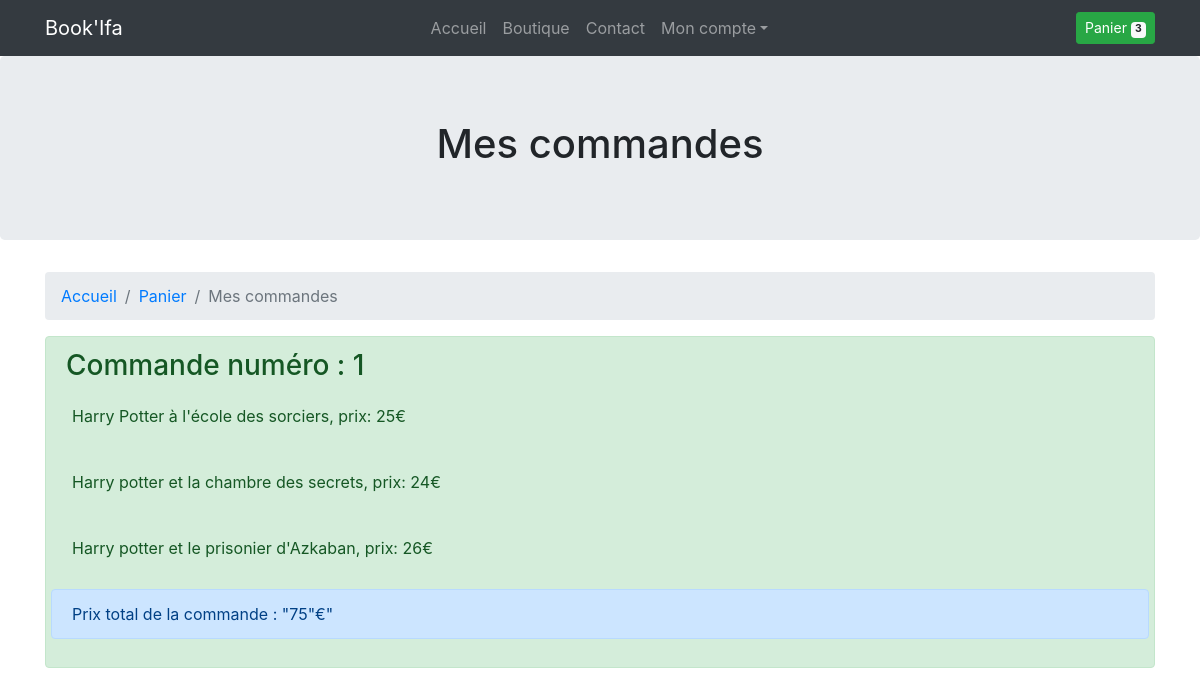
The page /pages/myOrder.php (signed in) on the database its author committed.
### tables this page shows
CREATE TABLE `orders` (
  `id` int(11) NOT NULL,
  `user_id` int(11) NOT NULL,
  `paiement` varchar(255) NOT NULL DEFAULT 'paypal',
  `address` varchar(255) NOT NULL,
  `order_date` datetime NOT NULL DEFAULT CURRENT_TIMESTAMP
);

CREATE TABLE `book_author` (
  `book_id` int(11) NOT NULL,
  `author_id` int(11) NOT NULL
);

CREATE TABLE `books` (
  `id` int(11) NOT NULL,
  `title` varchar(100) NOT NULL,
  `description` longtext NOT NULL,
  `cover` text,
  `release_date` datetime NOT NULL DEFAULT CURRENT_TIMESTAMP,
  `kind` varchar(100) NOT NULL,
  `format` varchar(60) NOT NULL DEFAULT 'Grand format',
  `cost` int(11) NOT NULL
);

### Class/Database.php (called while the page is built)
<?php
class Database
{
    private static $_instance;
    public static function getInstance() {
        $servername = "localhost";
        $username = "root";
        $password = "root";
        $dbname = "library";
        $charset = "utf8";
        if(is_null(self::$_instance)) {
            try {
                $dsn = "mysql:host=".$servername.";dbname=".$dbname.";charset=".$charset;
                self::$_instance = new PDO($dsn, $username, $password);
                self::$_instance->setAttribute(PDO::ATTR_ERRMODE, PDO::ERRMODE_EXCEPTION);
            } catch (PDOException $e) {
                echo "Connection failed: " . $e->getMessage();
            }
        }
        return self::$_instance;
    }
}

### Class/Order.php (called while the page is built, shortened)
<?php
class Order
{
    public static function getUserOrderById($user_id) {
        $stmt = Database::getInstance()->prepare("SELECT * from orders WHERE user_id = ?");
        $stmt->execute([$user_id]);
        return $stmt;
    }
    public static function displayOrderContent($order_id) {
        $stmt = Database::getInstance()->prepare("SELECT * FROM order_content WHERE order_id = ?");
        $stmt->execute([$order_id]);
        return $stmt->fetchAll();
    }
}

### Class/Book.php (called while the page is built, shortened)
<?php
class Book
{
    private $title;
    private $cost;
    public function __construct($book_id, $title, $author,  $description, $cover, $release_date, $kind, $format, $cost)
    {
        $this->title = $title;
        $this->cost = $cost;
    }
    public function getTitle()
    {
        return $this->title;
    }
    public function getCost()
    {
        return $this->cost;
    }
    public static function getInfoBookByID($id) {
        $db = Database::getInstance();
        $stmt = $db->query("
SELECT *, books.id as book_id, name as author_name
FROM books
INNER JOIN book_author
ON book_author.book_id = books.id
INNER JOIN authors
ON book_author.author_id = authors.id
WHERE books.id = $id");
        $book = $stmt->fetch();
        $res = new Book(
                $book["book_id"],
                $book["title"],
                $book["author_name"],
                $book["description"],
                $book["cover"],
                $book["release_date"],
                $book["kind"],
                $book["format"],
                $book["cost"]
            );
        return $res;
    }
}

### pages/myOrder.php (the view, shortened to what this page needs)
<?php
require '../Class/Order.php';
$book = [];
$order_id = Order::getUserOrderById($_SESSION["user_id"]);
$order_id = $order_id->fetch();
if($order_id) {
    $orderContent = Order::displayOrderContent($order_id["id"]);
    foreach ($orderContent as $item) {
        $infoBook = Book::getInfoBookByID($item["book_id"]);
        array_push($book, $infoBook);
    }
}
?>
<section class="jumbotron text-center">
    <div class="container">
        <h1 class="jumbotron-heading">Mes commandes</h1>
    </div>
</section>
<div class="container">
    <div class="row">
        <div class="col">
            <nav aria-label="breadcrumb">
                <ol class="breadcrumb">
                    <li class="breadcrumb-item"><a href="index.php">Accueil</a></li>
                    <li class="breadcrumb-item"><a href="cart_content.php">Panier</a></li>
                    <li class="breadcrumb-item active" aria-current="page">Mes commandes</li>
                </ol>
            </nav>
        </div>
    </div>
</div>
<div class="container mn-5">
    <div class="alert alert-success" role="alert">
        <h3 class="alert-heading">Commande numéro : <?=  $order_id["id"] ?></h3>
        <?php
        $count = 0;
        for($i=0; $i<count($book); $i++){ ?>
            <div class='row alert'>
                <?= $book[$i]->getTitle() . ", prix: ". $book[$i]->getCost() ."€" ?>
            </div>
            <?php $count += $book[$i]->getCost();
        } ?>
        <div class="row alert alert-primary">
            Prix total de la commande : "<?= $count ?>"€"
        </div>
    </div>
</div>

### assets/app.css (style rules this page uses)
* { box-sizing: border-box; }
body { margin : 0; min-height: 100vh; display: flex; flex-direction: column; }

### rows shown on the page
orders: id "1"
book_author: book_id.title "Harry Potter à l'école des sorciers", book_id.cost "25"
book_author: book_id.title "Harry potter et la chambre des secrets", book_id.cost "24"
book_author: book_id.title "Harry potter et le prisonier d'Azkaban", book_id.cost "26"

### other values the page prints
Cart::countCartContent() "3"
$count "75"
